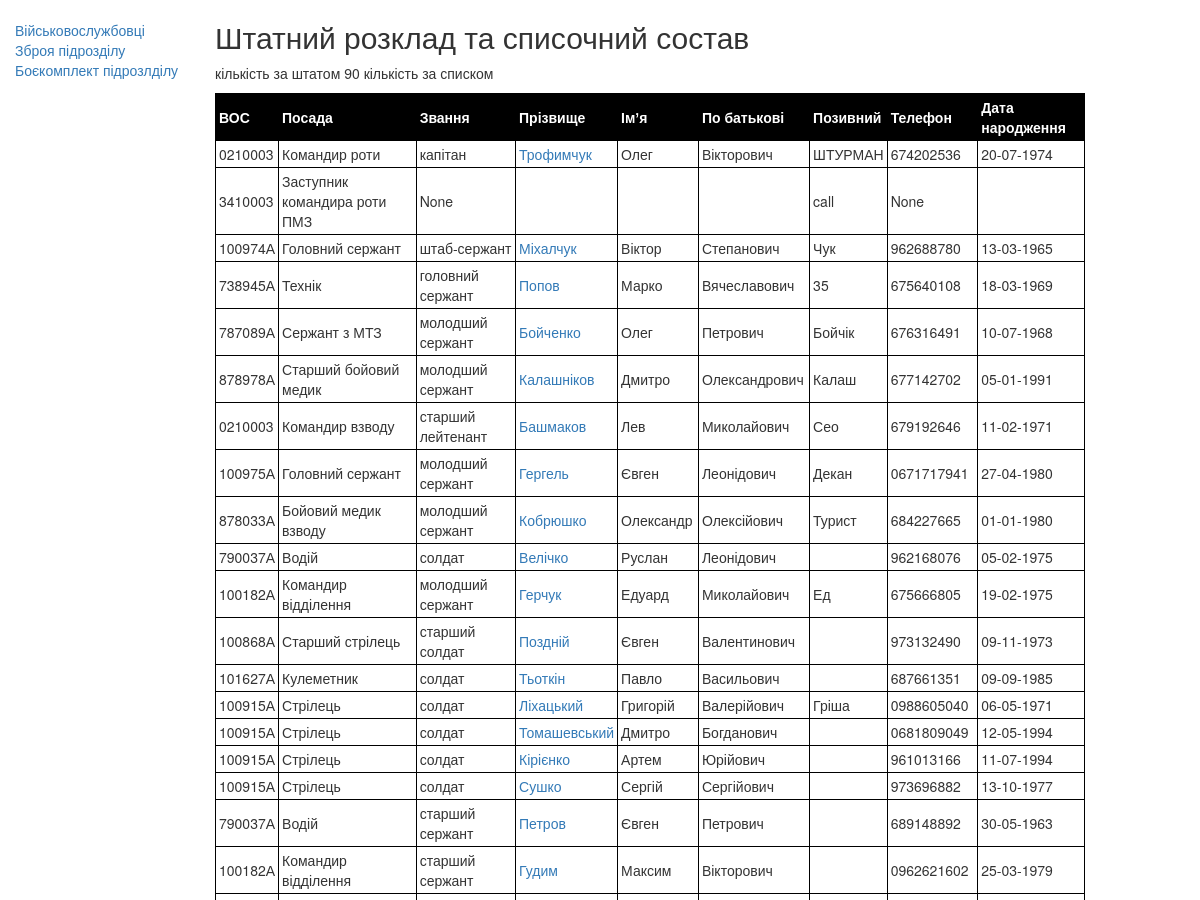
The app's page /index/ (upper part), older data.
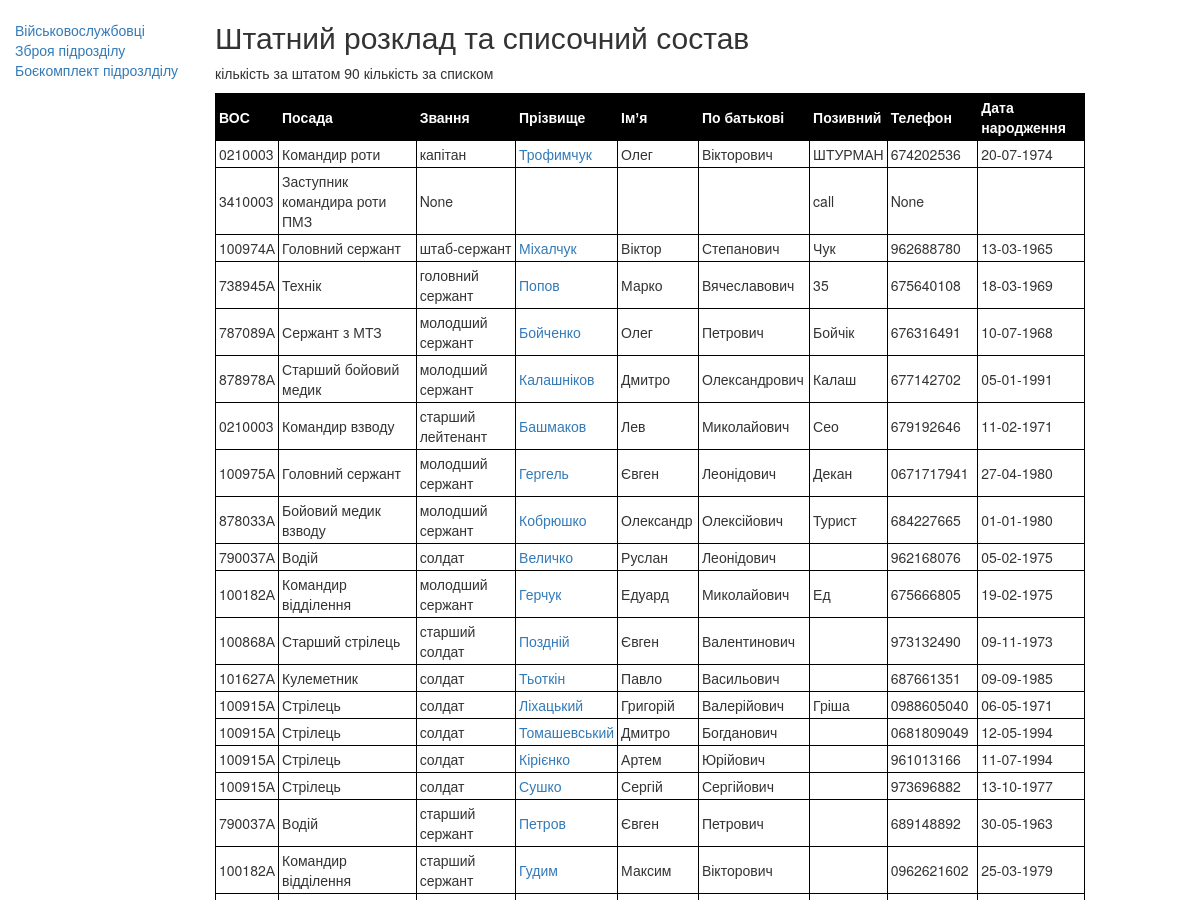
The same page, newer data.
### evening/models.py (models this page shows, shortened)
class Soldiers(models.Model):
    slug = models.SlugField(max_length=50, unique=True, null=True,
                            verbose_name='Код посади')
    surname = models.CharField(max_length=50, verbose_name='Фамілія')
    name = models.CharField(max_length=50, verbose_name='Імʼя')
    fathers_name = models.CharField(max_length=50, verbose_name='По батькові')
    callsign = models.CharField(max_length=50, verbose_name='Позивний')
    position_name = models.CharField(
        max_length=50, null=True, verbose_name='Посада')
    mil_prof = models.CharField(max_length=50, null=True, verbose_name='ВОС')
    position_rank = models.CharField(
        max_length=50, null=True, verbose_name='Звання посади')
    rank = models.ForeignKey(
        'Ranks', on_delete=models.PROTECT, null=True, verbose_name='Звання')
    phone = models.CharField(max_length=13, null=True, verbose_name='Телефон')
    birth_date = models.DateField(null=True, verbose_name='Дата народження')
    tax_number = models.CharField(
        max_length=15, unique=True, null=True, verbose_name='ІПН')
    blood_type = models.CharField(
        max_length=15, null=True, verbose_name='Группа крові')
    addres = models.CharField(max_length=255, null=True, verbose_name='Адреса')
    complect_center = models.CharField(
        max_length=255, null=True, verbose_name='Центр комплектаціі')
    mob_date = models.DateField(null=True, verbose_name='Дата мобілізаціі')
    children = models.CharField(max_length=50, null=True, verbose_name='Діти')
    hight_s = models.CharField(max_length=50, null=True, verbose_name='Зріст')
    size = models.CharField(max_length=50, null=True, verbose_name='Розмір')
    boots_s = models.CharField(max_length=50, null=True, verbose_name='Взуття')
    head_s = models.CharField(max_length=50, null=True,
                              verbose_name='Головний убор')
    photo = models.ImageField(blank=True, verbose_name='Фото')
    passport = models.CharField(
        max_length=50, blank=True, verbose_name='Паспорт')
    def get_absolute_url(self):
        return reverse('soldier-card', args=[str(self.pk)])
    class Meta:
        verbose_name = 'Військовослужбовець'
        verbose_name_plural = 'Військовослужбовці'
        ordering = ['slug']

class Ranks (models.Model):
    rank = models.CharField(max_length=50,)
    def __str__(self):
        return self.rank

### evening/views.py (the view)
# urls.py: path('', SoldiersList.as_view(), name='index'),
class SoldiersList(ListView):
    model = Soldiers
    template_name = 'evening/index.html'

### evening/templates/evening/index.html (shortened to what this page needs)
{% extends "evening/base_generic.html" %}
{% block content %}
<h2>Штатний розклад та списочний состав </h2>
  <p>кількість за штатом {{soldiers_list.count}} кількість за списком  </p>
  <table cellspacing = 1>
  <tr>
    <th>ВОС</th>
    <th>Посада</th>
    <th>Звання</th>
    <th>Прізвище</th>
    <th>Імʼя</th>
    <th>По батькові</th>
    <th>Позивний</th>
    <th>Телефон</th>
    <th>Дата народження</th>
  </tr>
    {% for i in soldiers_list %}
  <tr>
    <td>{{i.mil_prof}}</a></td>
    <td>{{i.position_name}}</a></td>
    <td>{{i.rank}}</td>
    <td><a href="{{ i.get_absolute_url }}">{{i.surname}}</a></td>
    <td>{{i.name}}</td>
    <td>{{i.fathers_name}}</td>
    <td>{{i.callsign}}</td>
    <td>{{i.phone}}</td>
    <td>{{i.birth_date|date:" d-m-Y"}}</td>
  </tr>
    {% endfor %}
</table>
{% endblock %}

Row changes from the older to the newer data that the page shows:
changed Soldiers "Руслан": surname "Велічко" → "Величко"
